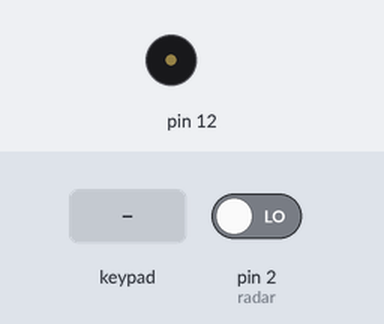
Simulated run of this sketch. Board: Arduino Uno, built with avr-gcc and run on an emulated ATmega328P. Shown: buzzer (waves = sounding). Inputs (shaded band) come from the test bench; at power-on: pin 2 (radar) LOW. What the sketch prints to the serial monitor is not drawn.

Above: at 1.2 s.
1.3 s: key '1' pressed
2.8 s: keypad keys 2 5 6 1 A pressed 0.4 s apart
6.3 s: pin 2 (radar) driven HIGH
At 7.0 s:
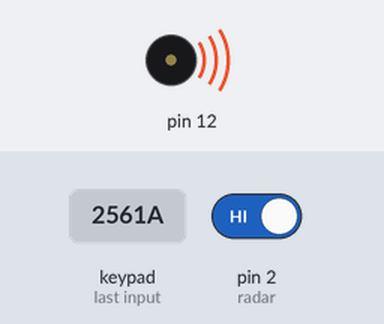
7.8 s: key 'B' pressed
9.3 s: keypad keys 2 5 6 1 A # pressed 0.4 s apart
13.2 s: key 'C' pressed
Timing chart, 0 to 15.7 s (numbered marks = the images above; inputs shaded):
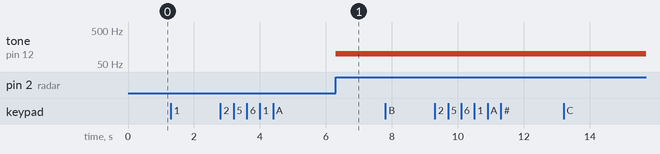

Measured:
- after the input at 1.3 s, every drawn part: stays the same
- after the input at 2.8 s, every drawn part: stays the same
- after the input at 6.3 s, tone on pin 12: silent → 100 Hz at once
- after the input at 7.8 s, every drawn part: stays the same
- after the input at 9.3 s, every drawn part: stays the same
- after the input at 13.2 s, every drawn part: stays the same

The sketch:

sketch_apr27a_5.4.ino
```cpp
#include <Keypad.h>

const byte filas = 4;
const byte columnas = 4;
const int buzzer = 12;
const int radar = 2;
  int lee;
char letras[filas][columnas]= {
{'1','2','3','A'},
{'4','5','6','B'},
{'7','8','9','C'},
{'*','0','#','D'}

};

byte pinesf[filas] = {7,8,9,10};
byte pinesc[columnas] = {3,4,5,6};
Keypad teclado = Keypad(makeKeymap(letras),pinesf,pinesc,filas,columnas);
char estado;

char pass[6]="2561A"; //Poner en el arreglo 1 posicion mas a la que tendra la contraseña correcta
char ponercontra[6]; // tiene que tener el mismo tamaño del arreglo de la contraseña correcta
int indice=0;
#define salida(pin) pinMode(pin,OUTPUT);
#define entrada(pin) pinMode(pin,INPUT);
#define encender_b(pin) tone(pin,100);
#define apagar_b(pin) noTone(pin);


void setup()
{
Serial.begin(9600);
entrada(radar);
salida(buzzer);

apagar_b(buzzer);
}

void loop(){
  estado = teclado.getKey(); //detecta que en el teclado se pulso un boton
if(estado){
ponercontra[indice] = ponercontra[indice]; // le asigna lo que ingresamos a el arreglo que va a ser comparado
indice++; //cambiara la posicion del arreglo para poder asignar los caracteres
Serial.print(estado);
}

  lee=digitalRead(radar);
if (lee == 1)
{
encender_b(buzzer);
}

if(indice==5){ //cuando se llegue al limite del arreglo verificara si esta correcta o no la contraseña
if(strcmp(pass,ponercontra)==0){ //Verifica que la contraseña esta correcta
apagar_b(buzzer);
Serial.println(" Acceso permitido");
}
indice=0;
}
}
```
